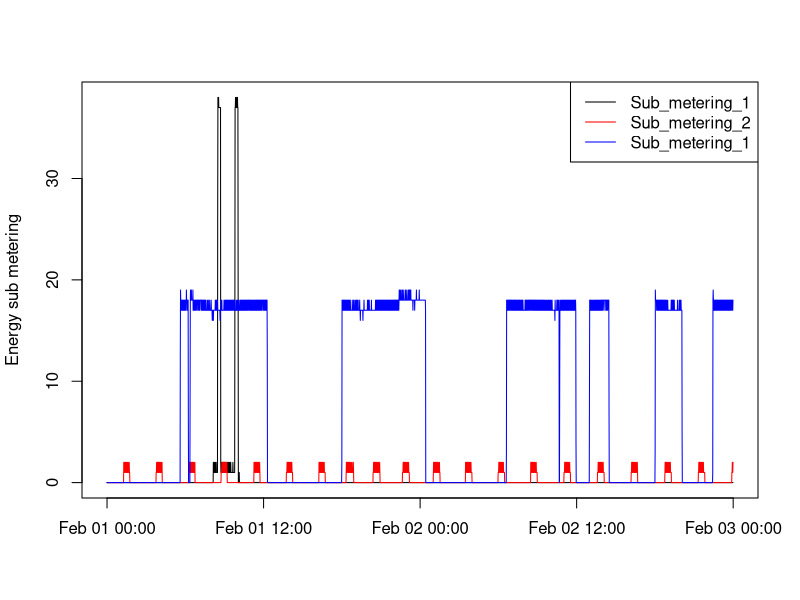

Reproduce this figure in R.
#read data from file segregated by subset.R
data <- read.csv("household_power_consumption_short.txt", sep = ";")
data[[10]] <- as.POSIXct(data[[10]])

# open
png(filename = "plot3.png", width = 480, height = 480)

#create plot
plot(data$datetime, data$Sub_metering_1, type = "l", xlab = "",  ylab = "Energy sub metering")
lines(data$datetime, data$Sub_metering_2, col = "red")
lines(data$datetime, data$Sub_metering_3, col = "blue")
legend("topright", legend = c("Sub_metering_1","Sub_metering_2","Sub_metering_1"), col = c("black", "red", "blue"), lty=1)

# save
dev.off()
